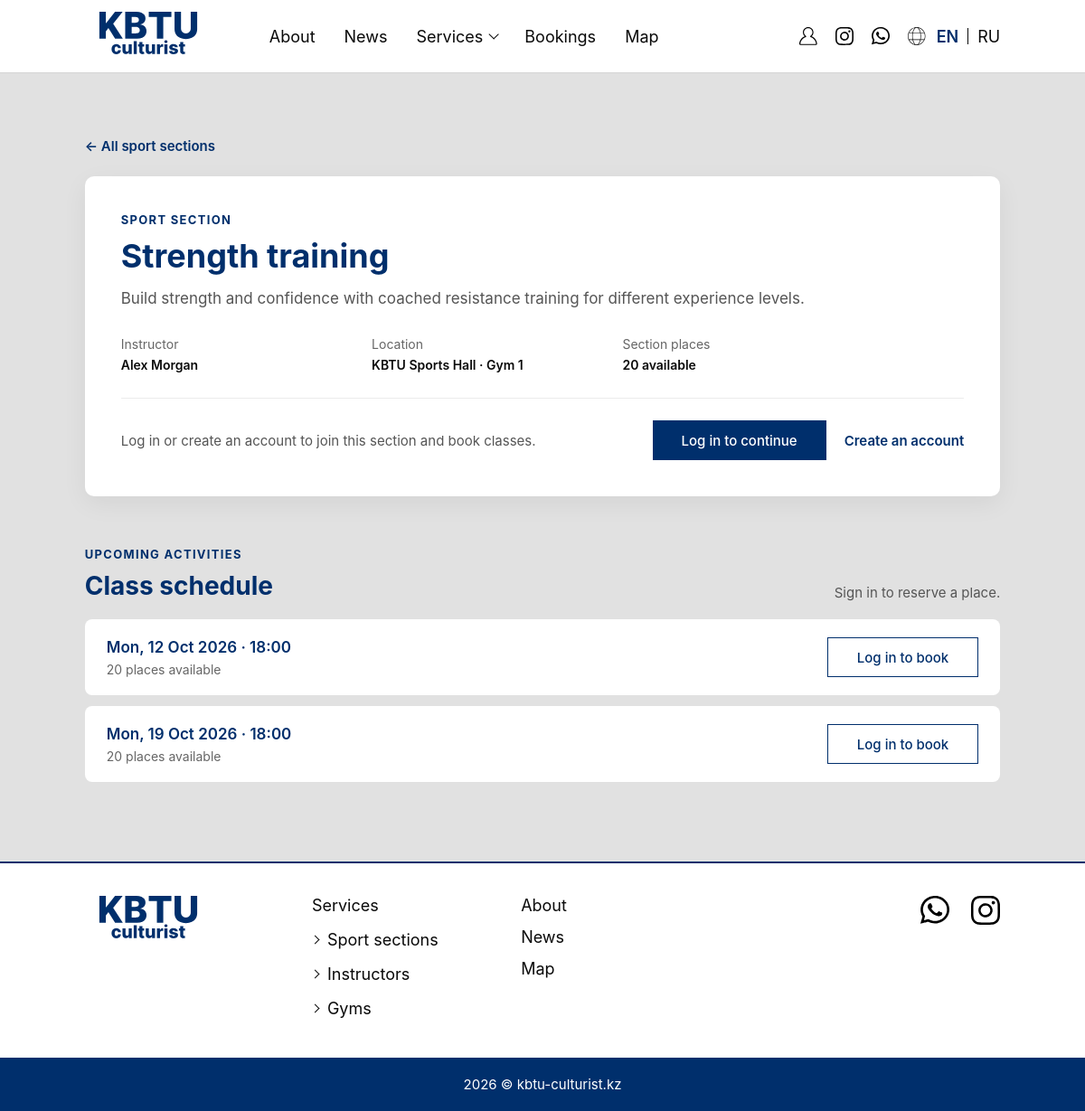
The app's page /section.php?id=1 with its own data.
### tables this page shows
CREATE TABLE IF NOT EXISTS sports_sections (
    id          INT UNSIGNED NOT NULL AUTO_INCREMENT,
    slug        VARCHAR(80) NOT NULL,
    name        VARCHAR(120) NOT NULL,
    description TEXT NOT NULL,
    instructor  VARCHAR(120) NOT NULL,
    location    VARCHAR(160) NOT NULL,
    capacity    SMALLINT UNSIGNED NOT NULL DEFAULT 20,
    is_active   TINYINT(1) NOT NULL DEFAULT 1,
    created_at  TIMESTAMP NOT NULL DEFAULT CURRENT_TIMESTAMP,
    PRIMARY KEY (id),
    UNIQUE KEY uq_sports_sections_slug (slug)
);

CREATE TABLE IF NOT EXISTS class_sessions (
    id         INT UNSIGNED NOT NULL AUTO_INCREMENT,
    section_id INT UNSIGNED NOT NULL,
    starts_at  DATETIME NOT NULL,
    capacity   SMALLINT UNSIGNED NOT NULL DEFAULT 20,
    is_active  TINYINT(1) NOT NULL DEFAULT 1,
    created_at TIMESTAMP NOT NULL DEFAULT CURRENT_TIMESTAMP,
    PRIMARY KEY (id),
    UNIQUE KEY uq_section_session_start (section_id, starts_at),
    KEY ix_sessions_start (starts_at),
    CONSTRAINT fk_sessions_section FOREIGN KEY (section_id) REFERENCES sports_sections (id) ON DELETE CASCADE
);

### includes/db.php (called while the page is built, shortened)
<?php
function db(): PDO
{
    static $pdo = null;
    if ($pdo === null) {
        $dsn = 'mysql:host=' . DB_HOST . ';port=' . DB_PORT . ';dbname=' . DB_NAME . ';charset=utf8mb4';
        $pdo = new PDO($dsn, DB_USER, DB_PASS, [
            PDO::ATTR_ERRMODE            => PDO::ERRMODE_EXCEPTION,
            PDO::ATTR_DEFAULT_FETCH_MODE => PDO::FETCH_ASSOC,
            PDO::ATTR_EMULATE_PREPARES   => false,
        ]);
    }
    return $pdo;
}

### includes/session.php (called while the page is built, shortened)
<?php
function current_user(): ?array
{
    return $_SESSION['user'] ?? null;
}
function e(?string $value): string
{
    return htmlspecialchars((string) $value, ENT_QUOTES, 'UTF-8');
}

### section.php (the view, shortened to what this page needs)
<?php
require __DIR__ . '/includes/session.php';
require __DIR__ . '/includes/db.php';
$sectionId = filter_input(INPUT_GET, 'id', FILTER_VALIDATE_INT, ['options' => ['min_range' => 1]]);
$stmt = db()->prepare(
    "SELECT s.*,
            COUNT(DISTINCT CASE WHEN m.status = 'active' THEN m.user_id END) AS active_members
     FROM sports_sections s
     LEFT JOIN section_memberships m ON m.section_id = s.id
     WHERE s.id = ? AND s.is_active = 1
     GROUP BY s.id"
);
$stmt->execute([$sectionId]);
$section = $stmt->fetch();
$isMember = false;
$bookingsBySession = [];
$sessionsStmt = db()->prepare(
    "SELECT cs.id, cs.starts_at, cs.capacity,
            COUNT(CASE WHEN b.status = 'booked' THEN 1 END) AS booked_count
     FROM class_sessions cs
     LEFT JOIN class_bookings b ON b.session_id = cs.id
     WHERE cs.section_id = ? AND cs.is_active = 1 AND cs.starts_at > NOW()
     GROUP BY cs.id
     ORDER BY cs.starts_at"
);
$sessionsStmt->execute([$sectionId]);
$sessions = $sessionsStmt->fetchAll();
require __DIR__ . '/includes/header.php';
?>
        <main class="catalog-section">
            <div class="container">
                <a class="back-link" href="sections.php">← All sport sections</a>
                <section class="section-detail">
                    <div class="section-detail-main">
                        <p class="eyebrow">Sport section</p>
                        <h1><?= e($section['name']) ?></h1>
                        <p class="section-detail-description"><?= e($section['description']) ?></p>
                        <dl class="section-card-meta detail-meta">
                            <div><dt>Instructor</dt><dd><?= e($section['instructor']) ?></dd></div>
                            <div><dt>Location</dt><dd><?= e($section['location']) ?></dd></div>
                            <div><dt>Section places</dt><dd><?= max(0, (int) $section['capacity'] - (int) $section['active_members']) ?> available</dd></div>
                        </dl>
                    </div>
                    <?php if (!$user): ?>
                        <div class="registration-prompt">
                            <p>Log in or create an account to join this section and book classes.</p>
                            <a class="btn btn-navy" href="login.php">Log in to continue</a>
                            <a class="text-link" href="register.php">Create an account</a>
                        </div>
                    <?php endif; ?>
                </section>
                <section class="schedule-section">
                    <div class="schedule-heading">
                        <div>
                            <p class="eyebrow">Upcoming activities</p>
                            <h2>Class schedule</h2>
                        </div>
                        <?php if (!$user): ?><p>Sign in to reserve a place.</p><?php endif; ?>
                    </div>
                    <?php if (!$sessions): ?>
                        <div class="empty-state">There are no upcoming classes for this section yet.</div>
                    <?php else: ?>
                        <div class="schedule-list">
                            <?php foreach ($sessions as $class): ?>
                                <?php
                                $classId = (int) $class['id'];
                                $placesLeft = max(0, (int) $class['capacity'] - (int) $class['booked_count']);
                                $isBooked = isset($bookingsBySession[$classId]);
                                ?>
                                <article class="schedule-card">
                                    <div>
                                        <time datetime="<?= e(date(DATE_ATOM, strtotime($class['starts_at']))) ?>">
                                            <?= e(date('D, d M Y · H:i', strtotime($class['starts_at']))) ?>
                                        </time>
                                        <p><?= $placesLeft ?> <?= $placesLeft === 1 ? 'place' : 'places' ?> available</p>
                                    </div>
                                    <?php if (!$user): ?>
                                        <a class="btn btn-outline-navy" href="login.php">Log in to book</a>
                                    <?php elseif (!$isMember): ?>
                                        <span class="booking-hint">Join the section to book</span>
                                    <?php endif; ?>
                                </article>
                            <?php endforeach; ?>
                        </div>
                    <?php endif; ?>
                </section>
            </div>
        </main>
<?php require __DIR__ . '/includes/footer.php'; ?>

### static/styles/styles.css (style rules this page uses)
:root { --navy: #002F6C; --navy-dark: #00234f; --gray-bg: #e1e1e1; --placeholder: #d9d9d9; --text: #0a0a0a; --muted: #9a9a9a; --header-h: 80px; }
* { box-sizing: border-box; margin: 0; padding: 0; }
body, html { background-color: #fff; margin: 0%; padding: 0%; font-size: calc(10/1920*100vw); overflow-anchor: none; overflow-x: clip; scroll-behavior: smooth; }
body { min-height: 100vh; display: flex; flex-direction: column; font-size: 1.6rem; font-family: "Inter", sans-serif; color: var(--text); }
a { color: inherit; text-decoration: none; }
.container { width: 100%; max-width: 162rem; margin: 0 auto; }
.btn { display: inline-flex; align-items: center; justify-content: center; min-height: 44px; padding: 0 32px; font-size: 18px; font-weight: 500; border: none; border-radius: 0; transition: background-color 0.2s ease, color 0.2s ease; }
.btn-navy { background-color: var(--navy); color: #fff; }
.btn-outline-navy { background: transparent; color: var(--navy); border: 1px solid var(--navy); }
.catalog-section, .profile-section { flex: 1; padding: 72px 24px 88px; background-color: var(--gray-bg); }
.eyebrow { margin-bottom: 10px; color: var(--navy); font-size: 13px; font-weight: 700; letter-spacing: 0.1em; text-transform: uppercase; }
.section-card h2, .section-detail h1 { margin-bottom: 14px; color: var(--navy); font-size: 25px; }
.section-card-meta { display: grid; gap: 12px; margin: 22px 0; }
.section-card-meta > div { display: flex; justify-content: space-between; gap: 16px; font-size: 14px; }
.section-card-meta dt { color: #666; }
.section-card-meta dd { font-weight: 600; text-align: right; }
.back-link, .text-link { color: var(--navy); font-size: 15px; font-weight: 600; }
.back-link { display: inline-flex; margin-bottom: 24px; }
.section-detail { padding: 40px; background: #fff; border-radius: 10px; box-shadow: 0 8px 28px rgba(0, 0, 0, 0.06); }
.section-detail-main { max-width: 820px; }
.section-detail h1 { margin-bottom: 12px; font-size: 36px; }
.section-detail-description { color: #555; font-size: 17px; line-height: 1.6; }
.detail-meta { grid-template-columns: repeat(3, minmax(0, 1fr)); margin: 28px 0; }
.detail-meta > div { display: block; }
.detail-meta dd { margin-top: 6px; text-align: left; }
.registration-prompt { display: flex; align-items: center; gap: 20px; margin-top: 24px; padding-top: 24px; border-top: 1px solid #ececec; }
.registration-prompt p { margin-right: auto; color: #555; font-size: 15px; }
.registration-prompt .btn, .inline-action .btn, .schedule-card .btn { font-size: 15px; }
.schedule-section { margin-top: 56px; }
.schedule-heading { display: flex; align-items: flex-end; justify-content: space-between; gap: 24px; margin-bottom: 20px; }
.schedule-heading h2 { color: var(--navy); font-size: 28px; }
.schedule-heading > p { color: #555; font-size: 15px; }
.schedule-list, .profile-records { display: grid; gap: 12px; }
.schedule-card, .profile-record { display: flex; align-items: center; justify-content: space-between; gap: 24px; padding: 20px 24px; background: #fff; border-radius: 8px; }
.schedule-card time { display: block; margin-bottom: 6px; color: var(--navy); font-size: 17px; font-weight: 600; }
.schedule-card p, .booking-hint { color: #666; font-size: 14px; }

### records on screen
sports_sections: name "Strength training", description "Build strength and confidence with coached resistance training for different experience levels.", instructor "Alex Morgan", location "KBTU Sports Hall · Gym 1", capacity "20"
class_sessions: starts_at "Mon, 12 Oct 2026 · 18:00", capacity "20", shows "places"
class_sessions: starts_at "Mon, 19 Oct 2026 · 18:00", capacity "20", shows "places"
